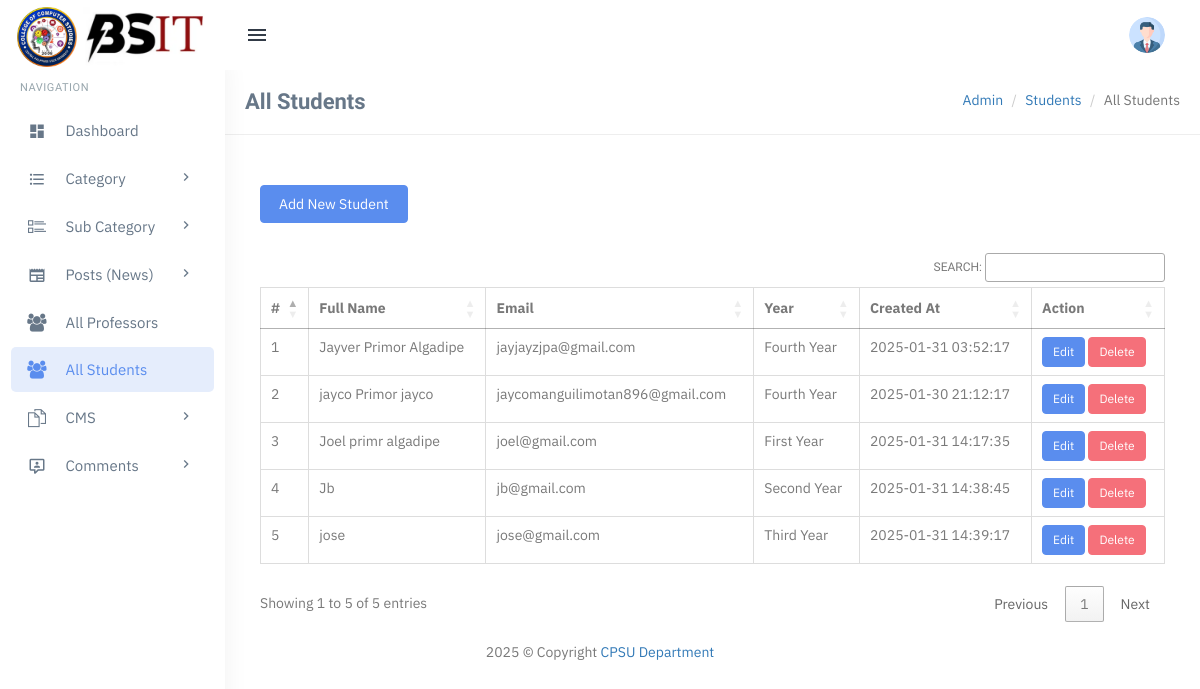
The app's page /admin/all-students.php with its own data.
### tables this page shows
CREATE TABLE `users` (
  `id` int(11) NOT NULL,
  `full_name` varchar(255) NOT NULL,
  `email` varchar(255) NOT NULL,
  `password` varchar(255) NOT NULL,
  `role` enum('student','professor') NOT NULL,
  `year` varchar(255) DEFAULT NULL,
  `profile_image` varchar(255) DEFAULT './assets/profile-images/default-profile.png',
  `created_at` timestamp NOT NULL DEFAULT current_timestamp(),
  `year_level` varchar(20) DEFAULT 'Unassigned'
);

### admin/all-students.php (the view, shortened to what this page needs)
<?php
include('includes/config.php');
?>
<?php include('includes/topheader.php'); ?>
<?php include('includes/leftsidebar.php'); ?>
<div class="content-page">
    <div class="content">
        <div class="container">
            <div class="row">
                <div class="col-xs-12">
                    <div class="page-title-box">
                        <h4 class="page-title">All Students</h4>
                        <ol class="breadcrumb p-0 m-0">
                            <li><a href="#">Admin</a></li>
                            <li><a href="#">Students</a></li>
                            <li class="active">All Students</li>
                        </ol>
                        <div class="clearfix"></div>
                    </div>
                </div>
            </div>
            <div class="row">
                <div class="col-md-12">
                    <div class="demo-box m-t-20">
                        <div class="m-b-30">
                            <a href="add-student.php">
                                <button class="btn btn-custom waves-effect waves-light btn-md">Add New Student</button>
                            </a>
                        </div>
                        <div class="table-responsive">
                            <table class="table m-0 table-bordered" id="example">
                                <thead>
                                    <tr>
                                        <th>#</th>
                                        <th>Full Name</th>
                                        <th>Email</th>
                                        <th>Year</th>
                                        <th>Created At</th>
                                        <th>Action</th>
                                    </tr>
                                </thead>
                                <tbody>
                                    <?php
                                    $query = "SELECT u.id, u.full_name, u.email, u.created_at,
                                              CASE
                                                  WHEN y.email IS NOT NULL THEN 'first_year'
                                                  WHEN y2.email IS NOT NULL THEN 'second_year'
                                                  WHEN y3.email IS NOT NULL THEN 'third_year'
                                                  WHEN y4.email IS NOT NULL THEN 'fourth_year'
                                              END AS year
                                              FROM users u
                                              LEFT JOIN first_year y ON u.email = y.email
                                              LEFT JOIN second_year y2 ON u.email = y2.email
                                              LEFT JOIN third_year y3 ON u.email = y3.email
                                              LEFT JOIN fourth_year y4 ON u.email = y4.email
                                              WHERE u.role = 'student'";
                                    $result = mysqli_query($con, $query);
                                    $cnt = 1;
                                    if (mysqli_num_rows($result) > 0) {
                                        while ($row = mysqli_fetch_assoc($result)) {
                                    ?>
                                            <tr>
                                                <td><?php echo $cnt++; ?></td>
                                                <td><?php echo htmlspecialchars($row['full_name']); ?></td>
                                                <td><?php echo htmlspecialchars($row['email']); ?></td>
                                                <td><?php echo htmlspecialchars(ucwords(str_replace('_', ' ', $row['year']))); ?></td>
                                                <td><?php echo htmlspecialchars($row['created_at']); ?></td>
                                                <td>
                                                    <a href="edit-student.php?email=<?php echo $row['email']; ?>" class="btn btn-primary btn-sm">Edit</a>
                                                    <a href="delete-student.php?email=<?php echo $row['email']; ?>" class="btn btn-danger btn-sm" onclick="return confirm('Are you sure you want to delete this student?');">Delete</a>
                                                </td>
                                            </tr>
                                    <?php
                                        }
                                    } else {
                                        echo "<tr><td colspan='6'>No students found.</td></tr>";
                                    }
                                    ?>
                                </tbody>
                            </table>
                        </div>
                    </div>
                </div>
            </div>
        </div>
    </div>
</div>
<?php include('includes/footer.php'); ?>

### admin/includes/topheader.php (shortened to what this page needs)
<!DOCTYPE html>
<html lang="en">
<head>
    <link href="assets/css/bootstrap.min.css" rel="stylesheet" type="text/css" />
    <link href="assets/css/core.css" rel="stylesheet" type="text/css" />
    <link href="assets/css/components.css" rel="stylesheet" type="text/css" />
    <link href="assets/css/icons.css" rel="stylesheet" type="text/css" />
    <link href="assets/css/pages.css" rel="stylesheet" type="text/css" />
    <link href="assets/css/menu.css" rel="stylesheet" type="text/css" />
    <link href="assets/css/responsive.css" rel="stylesheet" type="text/css" />
    <link rel="stylesheet" href="../plugins/switchery/switchery.min.css">
    <link href="../plugins/summernote/summernote.css" rel="stylesheet" />
    <link href="../plugins/select2/css/select2.min.css" rel="stylesheet" type="text/css" />
    <link href="../plugins/jquery.filer/css/jquery.filer.css" rel="stylesheet" />
    <link href="../plugins/jquery.filer/css/themes/jquery.filer-dragdropbox-theme.css" rel="stylesheet" />
    <link rel="stylesheet" href="https://cdn.datatables.net/1.12.1/css/jquery.dataTables.min.css">
    <link rel="stylesheet" href="https://cdn.datatables.net/buttons/2.2.3/css/buttons.dataTables.min.css">
</head>
<body class="fixed-left">
    <div id="wrapper">
        <div class="topbar">
            <div class="topbar-left">
                <a href="index.php" class="logo">
                    <span>
                        <img src="assets/images/bsit_logo.png" alt="" height="60">
                        <img src="assets/images/BSIT_name.webp" alt="" height="60">
                    </span>
                </a>
            </div>
            <div class="navbar navbar-default" role="navigation">
                <div class="container">
                    <ul class="nav navbar-nav navbar-left">
                        <li>
                            <button class="button-menu-mobile open-left waves-effect">
                                <i class="mdi mdi-menu"></i>
                            </button>
                        </li>
                    </ul>
                    <ul class="nav navbar-nav navbar-right">
                        <li class="dropdown user-box">
                            <a href="" class="dropdown-toggle waves-effect user-link" data-toggle="dropdown" aria-expanded="true">
                                <img src="assets/images/users/avatar-1.jpg" alt="user-img" class="img-circle user-img">
                            </a>
                        </li>
                    </ul>
                </div>
            </div>
        </div>

### admin/includes/leftsidebar.php (shortened to what this page needs)
<div class="left side-menu">
    <div class="sidebar-inner slimscrollleft">
        <div id="sidebar-menu">
            <ul>
                <li class="menu-title">Navigation</li>
                <li class="has_sub">
                    <a href="dashboard.php" class="waves-effect"><i class="mdi mdi-view-dashboard"></i> <span> Dashboard </span> </a>
                </li>
                <li class="has_sub">
                    <a href="javascript:void(0);" class="waves-effect"><i class="mdi mdi-format-list-bulleted"></i> <span> Category </span> <span class="menu-arrow"></span></a>
                </li>
                <li class="has_sub">
                    <a href="javascript:void(0);" class="waves-effect"><i class="ti ti-layout-list-thumb"></i> <span> Sub Category </span> <span class="menu-arrow"></span></a>
                </li>
                <li class="has_sub">
                    <a href="javascript:void(0);" class="waves-effect"><i class="mdi mdi-newspaper"></i> <span> Posts (News) </span> <span class="menu-arrow"></span></a>
                </li>
                <li class="has_sub">
                    <a href="all-professors.php" class="waves-effect"><i class="fa fa-users"></i> <span> All Professors </span> </a>
                </li>
                <li>
                    <a href="all-students.php" class="waves-effect"><i class="fa fa-users" aria-hidden="true"></i> <span> All Students </span></a>
                </li>
                <li class="has_sub">
                    <a href="javascript:void(0);" class="waves-effect"><i class="ti ti-files"></i> <span> CMS </span> <span class="menu-arrow"></span></a>
                </li>
                <li class="has_sub">
                    <a href="javascript:void(0);" class="waves-effect"><i class="mdi mdi-comment-account-outline"></i> <span> Comments </span> <span class="menu-arrow"></span></a>
                </li>
            </ul>
        </div>
    </div>
</div>

### admin/includes/footer.php (shortened to what this page needs)
<footer class="foot text-center" style=" position: sticky;
  top: 0;">
    <?php echo date('Y'); ?> © Copyright
    <a href="#"> CPSU Department</a>
</footer>
</div>
</body>
</html>

### admin/assets/css/core.css (style rules this page uses)
body { font-family: "IBM Plex Sans", "Oxygen", "Ubuntu", "Cantarell", "Fira Sans", sans-serif; margin: 0; padding-bottom: 60px; overflow-x: hidden; color: #797979; }
html { position: relative; min-height: 100%; }
.h1, .h2, .h3, .h4, .h5, .h6, h1, h2, h3, h4, h5, h6 { color: #677788; font-family: 'Hind Madurai', sans-serif; margin: 10px 0; }
* { outline: none !important; }
.container { width: auto; }
#wrapper { height: 100%; overflow: hidden; width: 100%; }
.p-0 { padding: 0 !important; }
.m-0 { margin: 0 !important; }
.m-t-20 { margin-top: 20px !important; }
.m-b-30 { margin-bottom: 30px !important; }
.row { margin-right: -10px; margin-left: -10px; }
.col-lg-1, .col-lg-10, .col-lg-11, .col-lg-12, .col-lg-2, .col-lg-3, .col-lg-4, .col-lg-5, .col-lg-6, .col-lg-7, .col-lg-8, .col-lg-9, .col-md-1, .col-md-10, .col-md-11, .col-md-12, .col-md-2, .col-md-3, .col-md-4, .col-md-5, .col-md-6, .col-md-7, .col-md-8, .col-md-9, .col-sm-1, .col-sm-10, .col-sm-11, .col-sm-12, .col-sm-2, .col-sm-3, .col-sm-4, .col-sm-5, .col-sm-6, .col-sm-7, .col-sm-8, .col-sm-9, .col-xs-1, .col-xs-10, .col-xs-11, .col-xs-12, .col-xs-2, .col-xs-3, .col-xs-4, .col-xs-5, .col-xs-6, .col-xs-7, .col-xs-8, .col-xs-9 { padding-left: 10px; padding-right: 10px; }
.breadcrumb { background-color: transparent; margin-bottom: 15px; padding-top: 10px; padding-left: 0; }
.waves-effect { position: relative; cursor: pointer; display: inline-block; overflow: hidden; -webkit-user-select: none; -moz-user-select: none; -ms-user-select: none; user-select: none; -webkit-tap-highlight-color: transparent; vertical-align: middle; z-index: 1; will-change: opacity, transform; -webkit-transition: all 0.3s ease-out; -moz-transition: all 0.3s ease-out; -o-transition: all 0.3s ease-out; -ms-transition: all 0.3s ease-out; transition: all 0.3s ease-out; }
.demo-box { padding: 10px 15px; }

### records on screen
users: full_name "Jayver Primor Algadipe", email "jayjayzjpa@gmail.com", year "Fourth Year", created_at "2025-01-31 03:52:17"
users: full_name "jayco Primor jayco", email "jaycomanguilimotan896@gmail.com", year "Fourth Year", created_at "2025-01-30 21:12:17"
users: full_name "Joel primr algadipe", email "joel@gmail.com", year "First Year", created_at "2025-01-31 14:17:35"
users: full_name "Jb", email "jb@gmail.com", year "Second Year", created_at "2025-01-31 14:38:45"
users: full_name "jose", email "jose@gmail.com", year "Third Year", created_at "2025-01-31 14:39:17"
